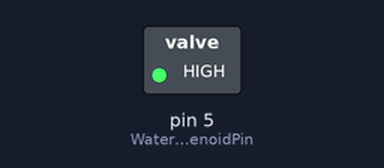
Recording of a sketch running on a simulated Arduino Uno, built with avr-gcc and run on an emulated ATmega328P. On the bench: switched loads named in the sketch (green lamp = pin HIGH). Dashed ring = blinking.

Above: at 0.2 s.
Timing chart, 0 to 3.0 s (numbered marks = the images above):
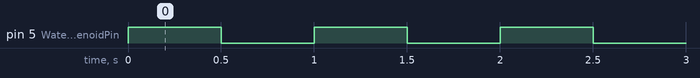

The sketch:

WaterSolenoid_Test.ino
```cpp
int WaterSolenoidPin = 5;  //Define water pin.

void setup() {
  pinMode(WaterSolenoidPin, OUTPUT);  //water output.
}

void loop() {
  digitalWrite(WaterSolenoidPin, HIGH);
  delay(500);
  Serial.println("WaterOn");
  digitalWrite(WaterSolenoidPin, LOW);
  delay(500);
  Serial.println("WaterOff");
}
```

Measured:
- by itself, pin 5 (WaterSolenoidPin): alternates HIGH for 0.50 s and LOW for 0.50 s
